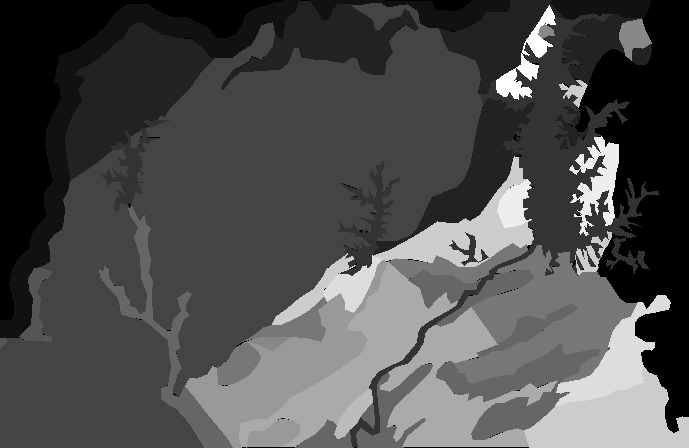
#> input picture Quantitative index evaluation/miou_pr_dir copy/xxx.png, 689 x 448 px; its folder holds only this picture in this run
$ python seg_metrics.py
#> lines starting #> are read from the running program, lines starting #| are printed output that depends on the picture
# -*- coding: utf-8 -*-


import numpy as np
import cv2
import os

"""
混淆矩阵
P\L     P    N
P      TP    FP
N      FN    TN
"""

def color_dict(labelFolder, classNum):
#> called with labelFolder = 'miou_pr_dir copy', classNum = 16
    colorDict = []
    ImageNameList = os.listdir(labelFolder)
    for i in range(len(ImageNameList)):
        ImagePath = labelFolder + "/" + ImageNameList[i]
        img = cv2.imread(ImagePath).astype(np.uint32)
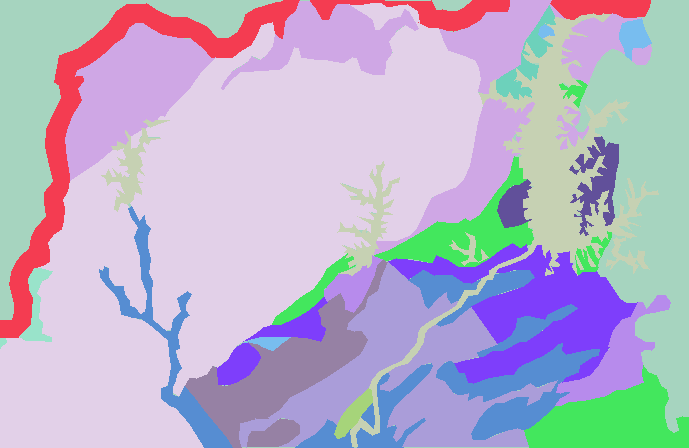
#> img: shape (448, 689, 3) uint32; 16 distinct labels, from 1 to 16; one colour per label, 0 black
        if (len(img.shape) == 2):
            img = cv2.cvtColor(img, cv2.COLOR_GRAY2RGB).astype(np.uint32)
        img_new = img[:, :, 0] * 1000000 + img[:, :, 1] * 1000 + img[:, :, 2]
        unique = np.unique(img_new)
#> unique = [1001001, 2002002, 3003003, 4004004, 5005005, 6006006, 7007007, 8008008, 9009009, 10010010, 11011011, 12012012, 13013013, 14014014, 15015015, 16016016]
        for j in range(unique.shape[0]):
            colorDict.append(unique[j])
#> after the loop, colorDict has the same summary as unique
        colorDict = sorted(set(colorDict))
        if (len(colorDict) == classNum):
            break
    colorDict_BGR = []
    for k in range(len(colorDict)):
        color = str(colorDict[k]).rjust(9, '0')
        color_BGR = [int(color[0: 3]), int(color[3: 6]), int(color[6: 9])]
        colorDict_BGR.append(color_BGR)
#> this loop made 16 passes
#> (color, color_BGR) on passes 1 to 12: ('001001001', [1, 1, 1]), ('002002002', [2, 2, 2]), ('003003003', [3, 3, 3]), ('004004004', [4, 4, 4]), ('005005005', [5, 5, 5]), ('006006006', [6, 6, 6]), ('007007007', [7, 7, 7]), ('008008008', [8, 8, 8]), ('009009009', [9, 9, 9]), ('010010010', [10, 10, 10]), ('011011011', [11, 11, 11]), ('012012012', [12, 12, 12])
#> after the loop, colorDict_BGR = [[1, 1, 1], [2, 2, 2], [3, 3, 3], [4, 4, 4], [5, 5, 5], [6, 6, 6], [7, 7, 7], [8, 8, 8], [9, 9, 9], [10, 10, 10], [11, 11, 11], [12, 12, 12], [13, 13, 13], [14, 14, 14], [15, 15, 15], [16, 16, 16]]
    colorDict_BGR = np.array(colorDict_BGR)
#> colorDict_BGR = 16 rows, first 8: [1, 1, 1], [2, 2, 2], [3, 3, 3], [4, 4, 4], [5, 5, 5], [6, 6, 6], [7, 7, 7], [8, 8, 8]
    colorDict_GRAY = colorDict_BGR.reshape((colorDict_BGR.shape[0], 1, colorDict_BGR.shape[1])).astype(np.uint8)
#> colorDict_GRAY has the same summary as colorDict_BGR
    colorDict_GRAY = cv2.cvtColor(colorDict_GRAY, cv2.COLOR_BGR2GRAY)
#> colorDict_GRAY = [1, 2, 3, 4, 5, 6, 7, 8, 9, 10, 11, 12, 13, 14, 15, 16]
    return colorDict_BGR, colorDict_GRAY


# [12 lines left out: functions ConfusionMatrix, OverallAccuracy, not called in this run]


def Precision(confusionMatrix):
    precision = np.diag(confusionMatrix) / confusionMatrix.sum(axis=1)
    return precision


def Recall(confusionMatrix):
    recall = np.diag(confusionMatrix) / confusionMatrix.sum(axis=0)
    return recall


# [38 lines left out: functions F1Score, IntersectionOverUnion, MeanIntersectionOverUnion, Frequency_Weighted_Intersection_over_Union, dice, not called in this run]


#################################################################
LabelPath = r"miou_pr_dir copy"
PredictPath = r"miou_pr_dir"
classNum = 16
#################################################################

colorDict_BGR, colorDict_GRAY = color_dict(LabelPath, classNum)

labelList = os.listdir(LabelPath)
#> (the run stopped early here; a loop or call above may not have finished)
